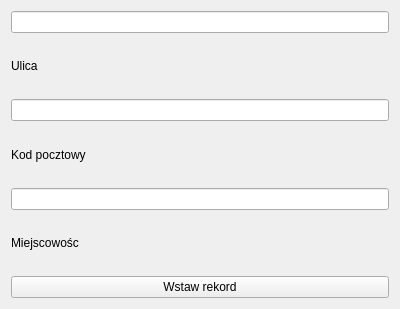
<?xml version="1.0" encoding="UTF-8"?>
<ui version="4.0">
 <class>FormMainWindow</class>
 <widget class="QWidget" name="FormMainWindow">
  <property name="geometry">
   <rect>
    <x>0</x>
    <y>0</y>
    <width>400</width>
    <height>309</height>
   </rect>
  </property>
  <property name="windowTitle">
   <string>Moja apka</string>
  </property>
  <layout class="QVBoxLayout" name="verticalLayout_2">
   <item>
    <layout class="QVBoxLayout" name="verticalLayout">
     <item>
      <widget class="QLineEdit" name="ulica"/>
     </item>
     <item>
      <widget class="QLabel" name="label">
       <property name="text">
        <string>Ulica</string>
       </property>
      </widget>
     </item>
     <item>
      <widget class="QLineEdit" name="kod_pocztowy"/>
     </item>
     <item>
      <widget class="QLabel" name="label_2">
       <property name="text">
        <string>Kod pocztowy</string>
       </property>
      </widget>
     </item>
     <item>
      <widget class="QLineEdit" name="miejscowosc"/>
     </item>
     <item>
      <widget class="QLabel" name="label_3">
       <property name="text">
        <string>Miejscowośc</string>
       </property>
      </widget>
     </item>
     <item>
      <widget class="QPushButton" name="pushButton">
       <property name="text">
        <string>Wstaw rekord</string>
       </property>
      </widget>
     </item>
    </layout>
   </item>
  </layout>
 </widget>
 <resources/>
 <connections/>
</ui>
